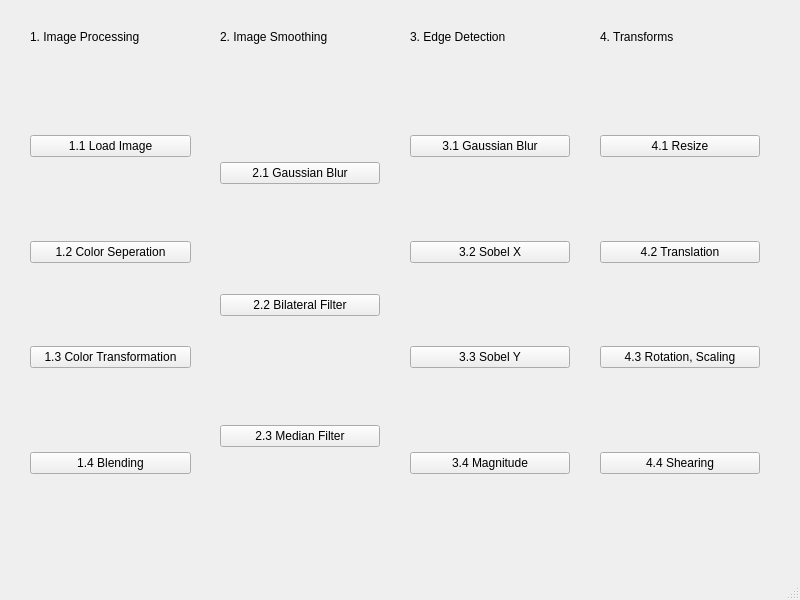
<?xml version="1.0" encoding="UTF-8"?>
<ui version="4.0">
 <class>MainWindow</class>
 <widget class="QMainWindow" name="MainWindow">
  <property name="geometry">
   <rect>
    <x>0</x>
    <y>0</y>
    <width>800</width>
    <height>600</height>
   </rect>
  </property>
  <property name="windowTitle">
   <string>MainWindow</string>
  </property>
  <widget class="QWidget" name="centralwidget">
   <widget class="QWidget" name="verticalLayoutWidget">
    <property name="geometry">
     <rect>
      <x>30</x>
      <y>30</y>
      <width>161</width>
      <height>521</height>
     </rect>
    </property>
    <layout class="QVBoxLayout" name="verticalLayout">
     <item alignment="Qt::AlignTop">
      <widget class="QLabel" name="label">
       <property name="text">
        <string>1. Image Processing</string>
       </property>
      </widget>
     </item>
     <item alignment="Qt::AlignTop">
      <widget class="QPushButton" name="pushButton_1_1">
       <property name="text">
        <string>1.1 Load Image</string>
       </property>
      </widget>
     </item>
     <item alignment="Qt::AlignTop">
      <widget class="QPushButton" name="pushButton_1_2">
       <property name="text">
        <string>1.2 Color Seperation</string>
       </property>
      </widget>
     </item>
     <item alignment="Qt::AlignTop">
      <widget class="QPushButton" name="pushButton_1_3">
       <property name="text">
        <string>1.3 Color Transformation</string>
       </property>
      </widget>
     </item>
     <item alignment="Qt::AlignTop">
      <widget class="QPushButton" name="pushButton_1_4">
       <property name="text">
        <string>1.4 Blending</string>
       </property>
      </widget>
     </item>
    </layout>
   </widget>
   <widget class="QWidget" name="verticalLayoutWidget_2">
    <property name="geometry">
     <rect>
      <x>220</x>
      <y>30</y>
      <width>160</width>
      <height>521</height>
     </rect>
    </property>
    <layout class="QVBoxLayout" name="verticalLayout_2">
     <item alignment="Qt::AlignTop">
      <widget class="QLabel" name="label_2">
       <property name="text">
        <string>2. Image Smoothing</string>
       </property>
      </widget>
     </item>
     <item alignment="Qt::AlignTop">
      <widget class="QPushButton" name="pushButton_2_1">
       <property name="text">
        <string>2.1 Gaussian Blur</string>
       </property>
      </widget>
     </item>
     <item alignment="Qt::AlignTop">
      <widget class="QPushButton" name="pushButton_2_2">
       <property name="text">
        <string>2.2 Bilateral Filter</string>
       </property>
      </widget>
     </item>
     <item alignment="Qt::AlignTop">
      <widget class="QPushButton" name="pushButton_2_3">
       <property name="text">
        <string>2.3 Median Filter</string>
       </property>
      </widget>
     </item>
    </layout>
   </widget>
   <widget class="QWidget" name="verticalLayoutWidget_3">
    <property name="geometry">
     <rect>
      <x>410</x>
      <y>30</y>
      <width>160</width>
      <height>521</height>
     </rect>
    </property>
    <layout class="QVBoxLayout" name="verticalLayout_3">
     <item alignment="Qt::AlignTop">
      <widget class="QLabel" name="label_3">
       <property name="text">
        <string>3. Edge Detection</string>
       </property>
      </widget>
     </item>
     <item alignment="Qt::AlignTop">
      <widget class="QPushButton" name="pushButton_3_1">
       <property name="text">
        <string>3.1 Gaussian Blur</string>
       </property>
      </widget>
     </item>
     <item alignment="Qt::AlignTop">
      <widget class="QPushButton" name="pushButton_3_2">
       <property name="text">
        <string>3.2 Sobel X</string>
       </property>
      </widget>
     </item>
     <item alignment="Qt::AlignTop">
      <widget class="QPushButton" name="pushButton_3_3">
       <property name="text">
        <string>3.3 Sobel Y</string>
       </property>
      </widget>
     </item>
     <item alignment="Qt::AlignTop">
      <widget class="QPushButton" name="pushButton_3_4">
       <property name="text">
        <string>3.4 Magnitude</string>
       </property>
      </widget>
     </item>
    </layout>
   </widget>
   <widget class="QWidget" name="verticalLayoutWidget_4">
    <property name="geometry">
     <rect>
      <x>600</x>
      <y>30</y>
      <width>160</width>
      <height>521</height>
     </rect>
    </property>
    <layout class="QVBoxLayout" name="verticalLayout_4">
     <item alignment="Qt::AlignTop">
      <widget class="QLabel" name="label_4">
       <property name="text">
        <string>4. Transforms</string>
       </property>
      </widget>
     </item>
     <item alignment="Qt::AlignTop">
      <widget class="QPushButton" name="pushButton_4_1">
       <property name="text">
        <string>4.1 Resize</string>
       </property>
      </widget>
     </item>
     <item alignment="Qt::AlignTop">
      <widget class="QPushButton" name="pushButton_4_2">
       <property name="text">
        <string>4.2 Translation</string>
       </property>
      </widget>
     </item>
     <item alignment="Qt::AlignTop">
      <widget class="QPushButton" name="pushButton_4_3">
       <property name="text">
        <string>4.3 Rotation, Scaling</string>
       </property>
      </widget>
     </item>
     <item alignment="Qt::AlignTop">
      <widget class="QPushButton" name="pushButton_4_4">
       <property name="text">
        <string>4.4 Shearing</string>
       </property>
      </widget>
     </item>
    </layout>
   </widget>
  </widget>
  <widget class="QMenuBar" name="menubar">
   <property name="geometry">
    <rect>
     <x>0</x>
     <y>0</y>
     <width>800</width>
     <height>21</height>
    </rect>
   </property>
  </widget>
  <widget class="QStatusBar" name="statusbar"/>
 </widget>
 <resources/>
 <connections/>
</ui>
